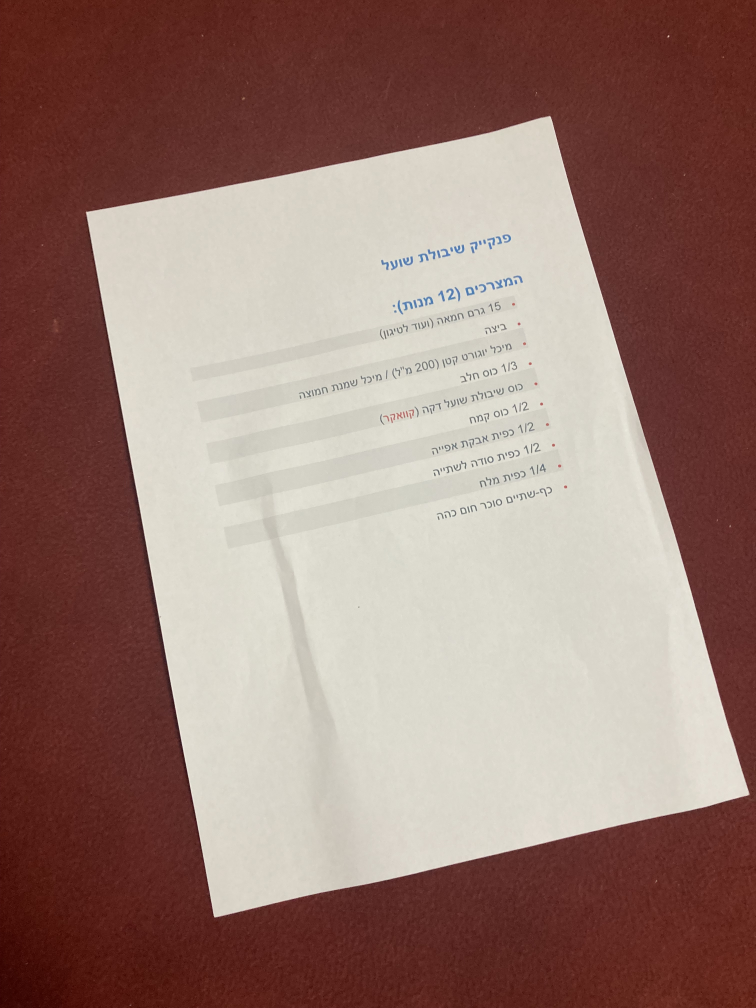
#> input picture example/camScanner/IMG-3763.jpg, 3024 x 4032 px (shown at 1/4 size)
$ python -i Panorama.py   (imports and definitions only)
#> lines starting #> are read from the running program, lines starting #| are printed output that depends on the picture
#> further down, picture is the input picture: shape (4032, 3024, 3); mean B, G, R 115.3, 123.8, 153.1

import cv2
import sys
import os
import numpy as np
from matplotlib import pyplot as plt


#A function that checks the resolution of the two images and compares their height while maintaining the aspect ratio
# [59 lines left out: functions resize, ORB, bfMatcher, showMatch, matrixHomography, transformation and 1 more, not called in this run]

#A function that cuts the black parts
def cut(img):
#-------------------Find the square that blocks the image----------------
    h,w=img.shape[:2]
#> h = 4032; w = 3024
    imgGray = cv2.cvtColor(img, cv2.COLOR_BGR2GRAY)
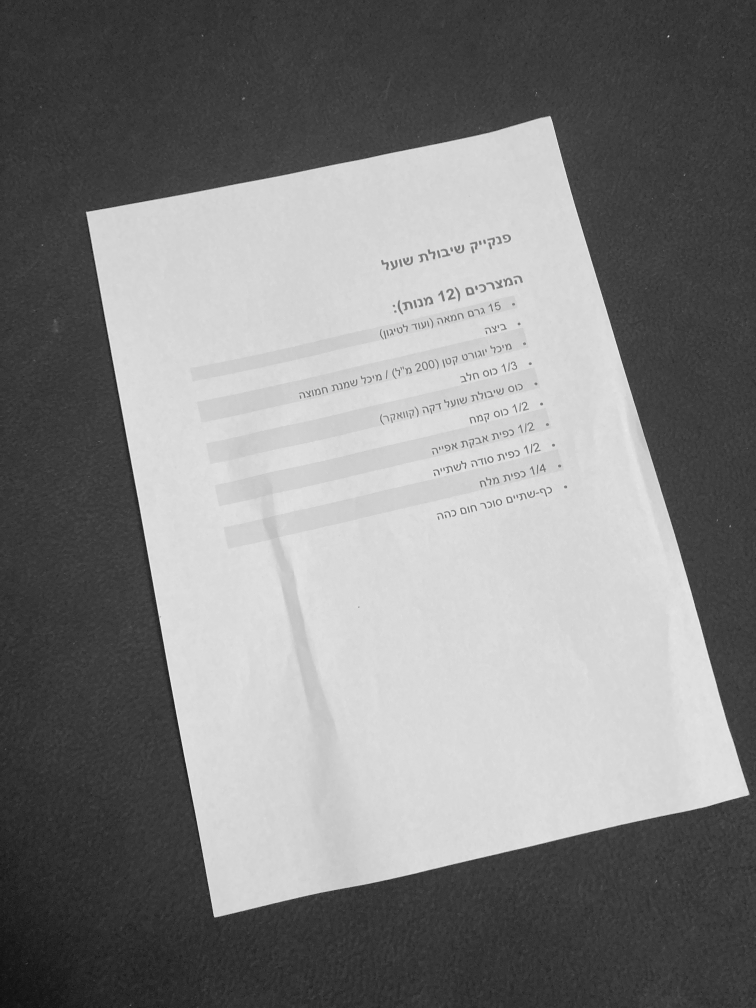
#> imgGray: shape (4032, 3024) (shown at 1/4 size); min 5, max 254, mean 131.6
    blurred = cv2.medianBlur(imgGray,11)
    _, imgBin = cv2.threshold(blurred, 0, 255, cv2.THRESH_BINARY)
#> imgBin: shape (4032, 3024); every value is 255
    (cnts, _) = cv2.findContours(imgBin, cv2.RETR_EXTERNAL, cv2.CHAIN_APPROX_SIMPLE)
#> cnts = [[[0, 0], [0, 4031], [3023, 4031], [3023, 0]]]
    maxCnt=max(cnts,key=lambda c:cv2.contourArea(c))
#> maxCnt = [[0, 0], [0, 4031], [3023, 4031], [3023, 0]]
    epsilon = 0.01 * cv2.arcLength(maxCnt, True)
#> epsilon = 141.1
    approx = cv2.approxPolyDP(maxCnt, epsilon, True)
#> approx = [[0, 0], [0, 4031], [3023, 4031], [3023, 0]]

#--------------------Finding the boundaries of the image-----------------
    limitCol=min(approx[2][0][0],approx[3][0][0])#Finding the boundary that blocks the columns
#> limitCol = 3023
    limitRowMax=h
#> limitRowMax = 4032
    limitRowMin=0
    for i in range(h//2,h):#Find the smallest row that does not contain a black part
        if 0 in imgBin[i][:limitCol-1]:
            limitRowMax=i
            break
    for i in range((h//2)+1,0):# Find the largest row that does not contain a black part
        if 0 in imgBin[i][:limitCol-1]:
            limitRowMin=i
            break
    res=img[limitRowMin:limitRowMax,:limitCol]
    return (res)

# [6 lines left out: function panorama, not called in this run]

>>> import cv2
>>> picture = cv2.imread('example/camScanner/IMG-3763.jpg')
>>> result = cut(picture)

$ run again, on example/camScanner/IMG-3784.jpg
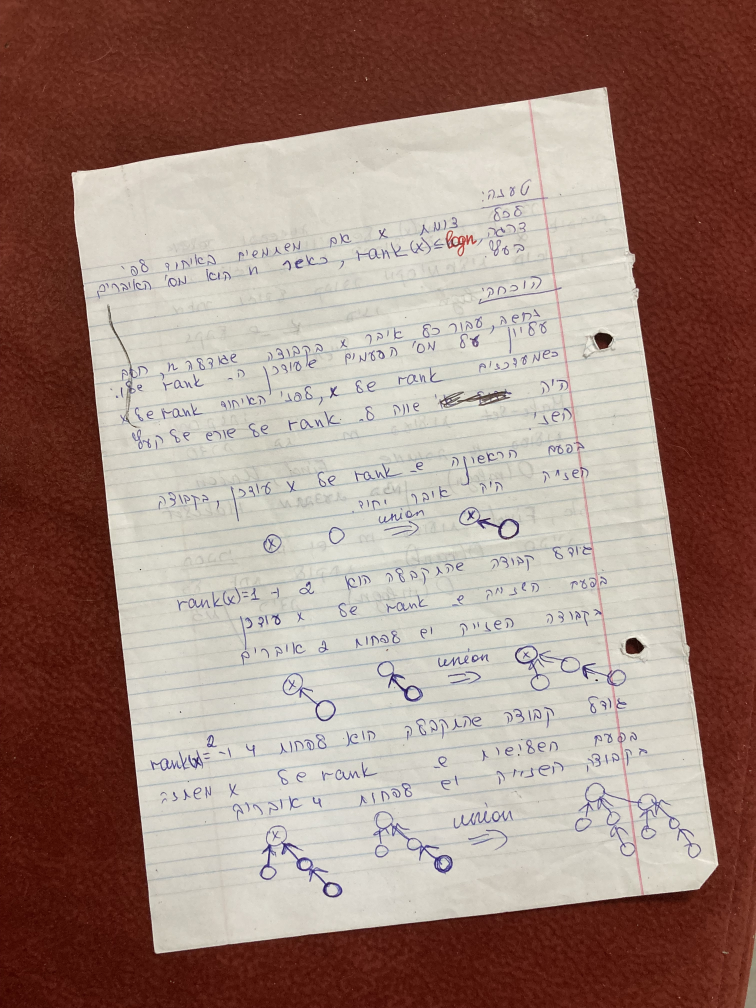
#> input picture example/camScanner/IMG-3784.jpg, 3024 x 4032 px (shown at 1/4 size)
#> picture is the input picture: shape (4032, 3024, 3); mean B, G, R 124, 134.1, 159.5
#> in cut, `imgGray = cv2.cvtColor(img, cv2.COLOR_BGR2GRAY)`:
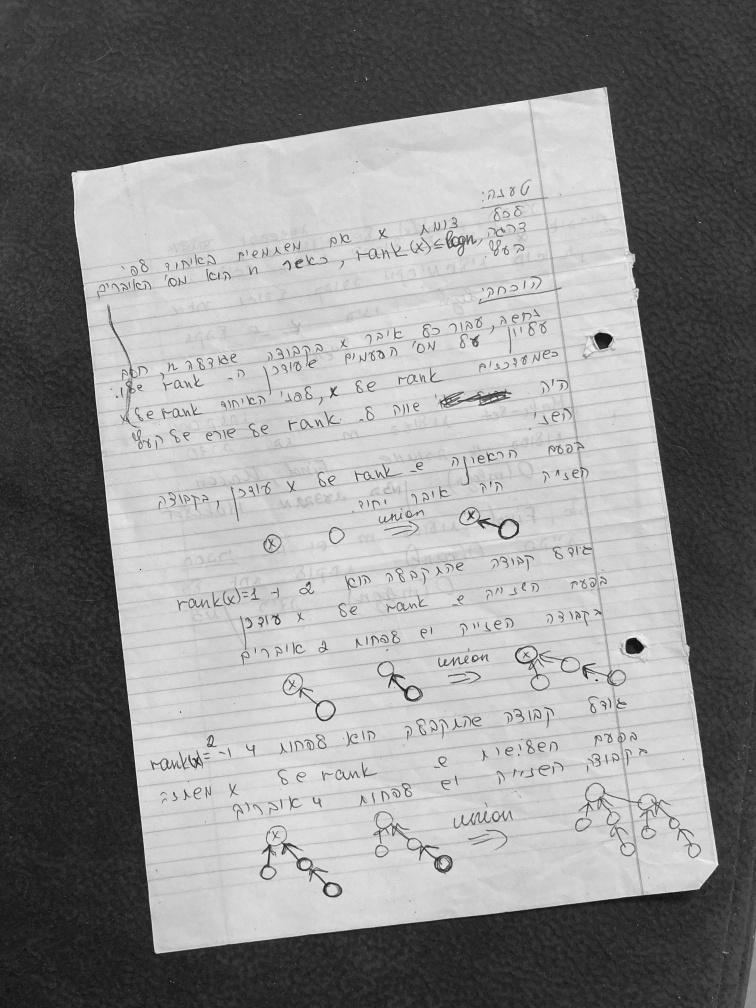
#> imgGray: shape (4032, 3024) (shown at 1/4 size); min 1, max 255, mean 140.5
#> imgBin: shape (4032, 3024); every value is 255
#> cnts = [[[0, 0], [0, 4031], [3023, 4031], [3023, 0]]]
#> maxCnt = [[0, 0], [0, 4031], [3023, 4031], [3023, 0]]
#> epsilon = 141.1
#> approx = [[0, 0], [0, 4031], [3023, 4031], [3023, 0]]
#> limitCol = 3023

$ run again, on example/camScanner/IMG-3785.jpg
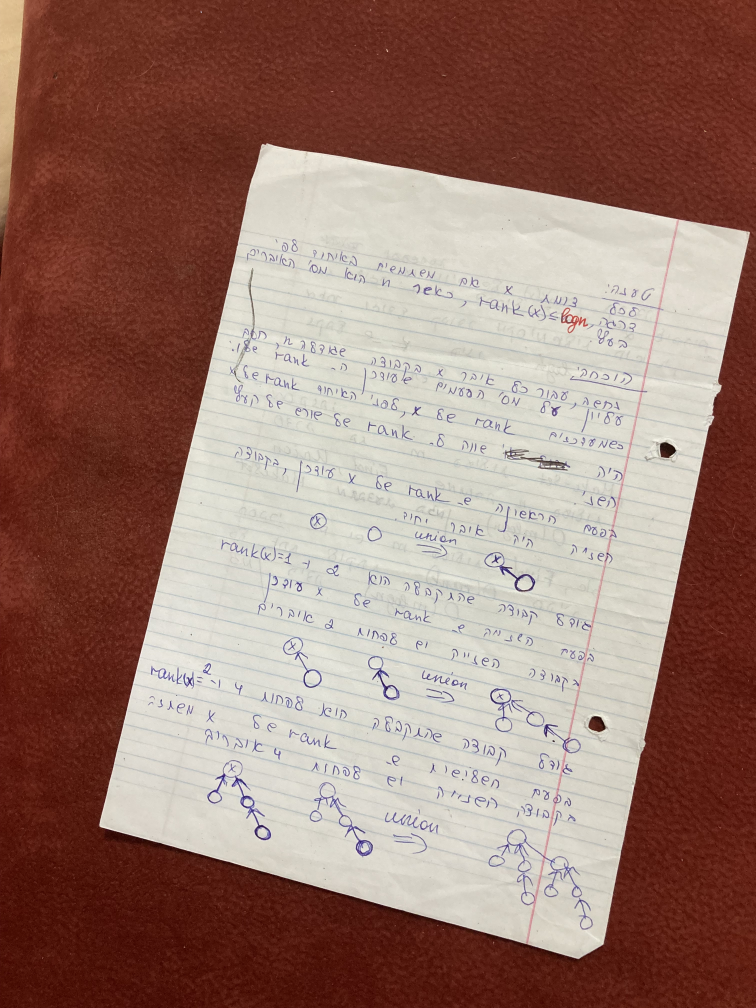
#> input picture example/camScanner/IMG-3785.jpg, 3024 x 4032 px (shown at 1/4 size)
#> picture is the input picture: shape (4032, 3024, 3); mean B, G, R 110.9, 121.7, 153.5
#> in cut, `imgGray = cv2.cvtColor(img, cv2.COLOR_BGR2GRAY)`:
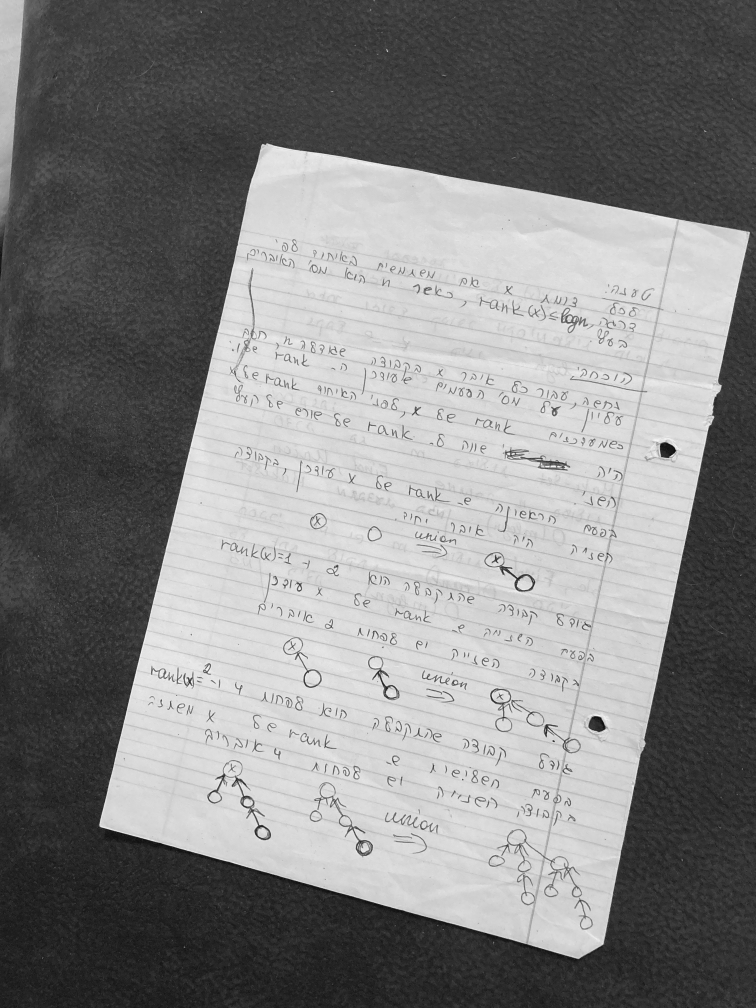
#> imgGray: shape (4032, 3024) (shown at 1/4 size); min 2, max 255, mean 130
#> imgBin: shape (4032, 3024); every value is 255
#> cnts = [[[0, 0], [0, 4031], [3023, 4031], [3023, 0]]]
#> maxCnt = [[0, 0], [0, 4031], [3023, 4031], [3023, 0]]
#> epsilon = 141.1
#> approx = [[0, 0], [0, 4031], [3023, 4031], [3023, 0]]
#> limitCol = 3023
